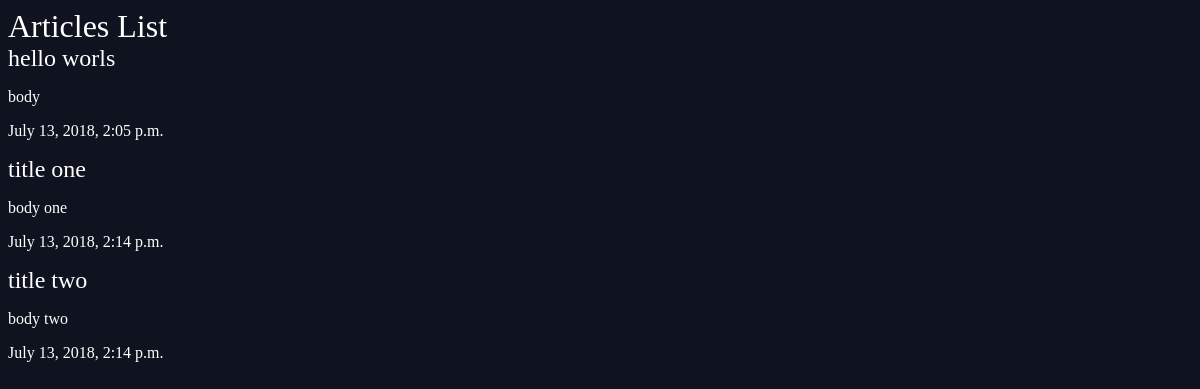
/articles/, run on an earlier commit of the app's database.
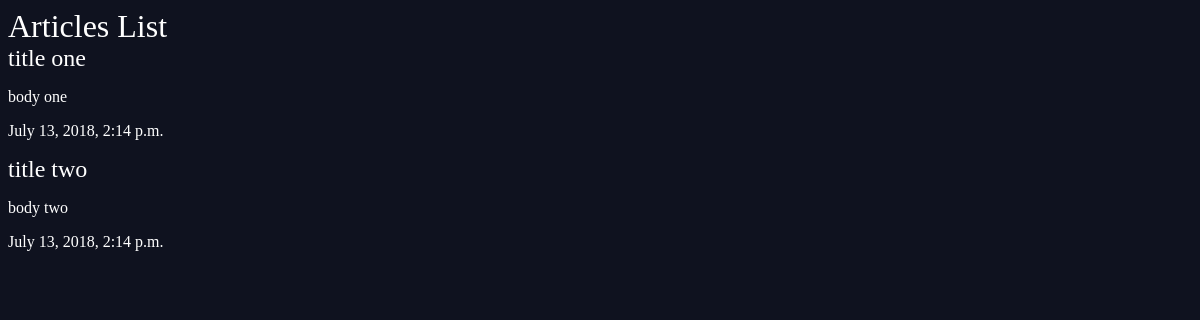
And on a later commit of the database.
### articles/models.py (models this page shows, shortened)
class Article(models.Model):
    title = models.CharField(max_length=100)
    slug =  models.SlugField()
    body = models.TextField()
    date = models.DateTimeField(auto_now_add=True)
    thumb = models.ImageField(default='default.png', blank=True)
    def snippet(self):
        return self.body[:50]

### articles/views.py (the view)
def article_list(request):
    articles = Article.objects.all().order_by('date')
    return render(request, "articles/article_list.html", {
        'articles': articles
    })

### articles/templates/articles/article_list.html
{% extends 'base_layout.html' %}
{% block content %}
    <h1>Articles List</h1>
    <div class="articles">
    {% for article in articles %}
        <div class="article">
            <h2><a href="{% url 'articles:detail' slug=article.slug %}">{{ article.title }}</a></h2>
            <p>{{ article.snippet }}</p>
            <p>{{ article.date }}</p>
        </div>
    {% endfor %}
    </div>
{% endblock %}

What changed in the data, as far as the page shows it:
removed Article: title "hello worls", snippet "body", date "July 13, 2018, 2:05 p.m."
